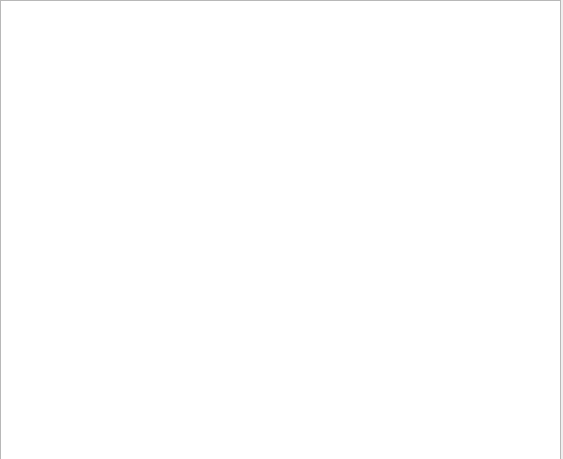
<?xml version="1.0" encoding="UTF-8"?>
<ui version="4.0">
 <class>Dialog</class>
 <widget class="QDialog" name="Dialog">
  <property name="geometry">
   <rect>
    <x>0</x>
    <y>0</y>
    <width>563</width>
    <height>459</height>
   </rect>
  </property>
  <property name="windowTitle">
   <string>Dialog</string>
  </property>
  <widget class="QTextEdit" name="textEdit">
   <property name="geometry">
    <rect>
     <x>0</x>
     <y>0</y>
     <width>561</width>
     <height>461</height>
    </rect>
   </property>
  </widget>
 </widget>
 <resources/>
 <connections/>
</ui>
